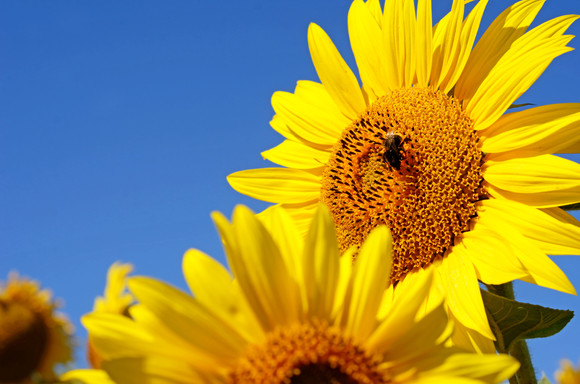
#> input picture 图像的基本操作/figure.jpeg, 580 x 384 px
$ jupyter execute --allow-errors 02.ipynb   (shell and % lines are left out)
#> lines starting #> are read from the running program, lines starting #| are printed output that depends on the picture
## 图像处理-2

[cell 1]
import cv2
import numpy as np
import matplotlib.pyplot as plt

[cell 2]
def cv_show(img, name):
    cv2.imshow(name, img)
    cv2.waitKey(0)
    cv2.destroyAllWindows()

```python
cv2.calcHist(images, channels, mask, histSize, ranges)
```
- images: 原图像格式为 uint8 或 float32. 当传入函数时，应用 [] 括起来
- channels: 如果传入的图是灰度图，他的值为[0]； 如果是彩色图像，则可以传入[0][1][2]，分别对应这 BGR
- mask: 掩膜图像。统计整幅图像的直方图就设为 None；但如果是统计图像莫一部分的直方图，就制作一个掩膜并使用他
- histSize: BIN 的数目。也应用中括号括起来
- ranges: 像素的范围常为：[0, 256]

[cell 3]
img = cv2.imread('figure.jpeg', 0)
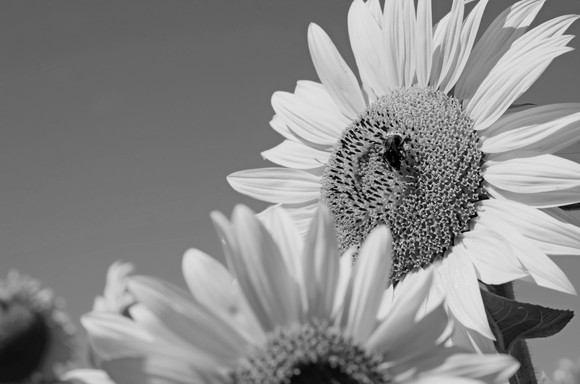
#> img: shape (384, 580); min 0, max 237, mean 137.4
hist = cv2.calcHist([img], [0], None, [256], [0, 256])
#> hist = 256 values, max 4932 at index 103, min 0 at index 232, mean 870
hist.shape
#> Out = (256, 1)

[cell 4]
plt.hist(img.ravel(), 256)
plt.show()
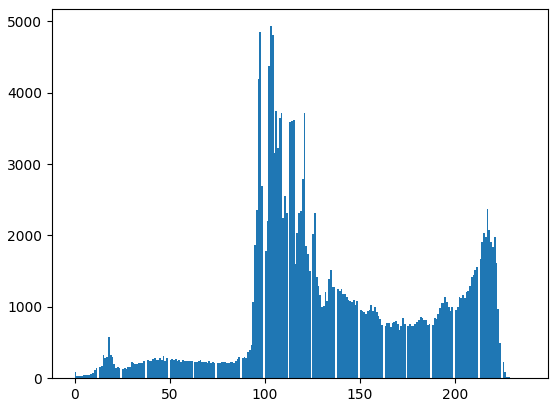
#> figure drawn by matplotlib, 1 panel; tallest bar 4932 high, from x = 102.8 to 103.7

[cell 5]
img = cv2.imread('lena.png')
color = ('b', 'g', 'r')
#> (the rest of this cell did not finish here and is left out)

### mask 操作

#> (a cell that did not finish here is left out)

[cell 7]
img = cv2.imread('lena.png', 0)
cv_show(img, 'img')

#> (a cell that did not finish here is left out)

[cell 9]
hist_full = cv2.calcHist([img], [0], None, [256], [0,256])
#> hist_full = 256 values from 0 to 0
#> (the rest of this cell did not finish here and is left out)

#> (a cell that did not finish here is left out)

### 直方图均衡化

[cell 11]
img = cv2.imread('figure.jpeg', 0)
plt.hist(img.ravel(), 256)
plt.show()

[cell 12]
equ = cv2.equalizeHist(img)
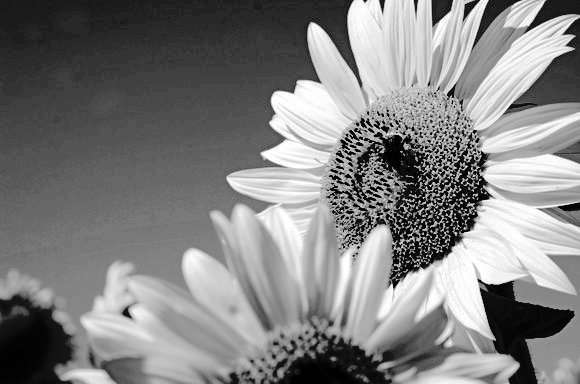
#> equ: shape (384, 580); min 0, max 255, mean 128.6
plt.hist(equ.ravel(), 256)
plt.show()
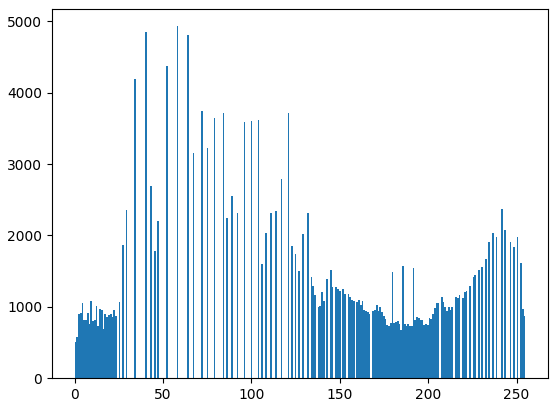
#> figure drawn by matplotlib, 1 panel; tallest bar 4932 high, from x = 57.77 to 58.77

[cell 13]
res = np.hstack((img, equ))
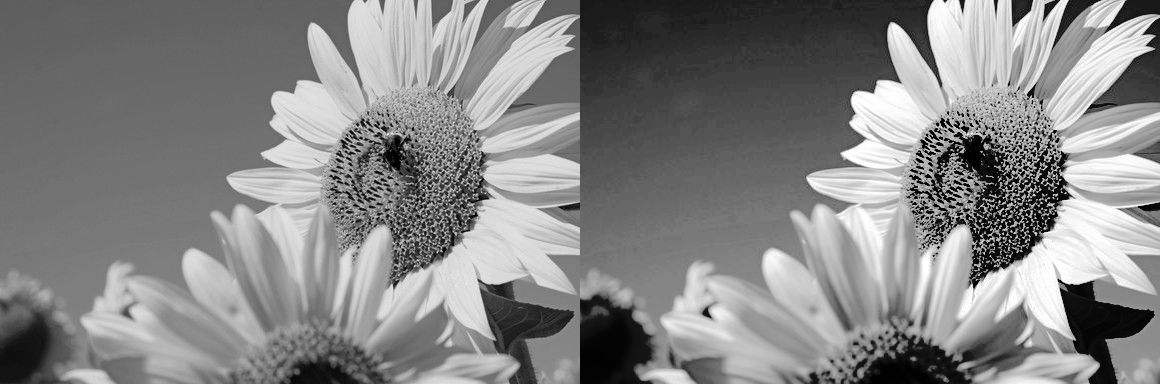
#> res: shape (384, 1160); min 0, max 255, mean 133
cv_show(res, 'res')

### 自适应直方图均衡化

[cell 14]
clahe = cv2.createCLAHE(clipLimit=2.0, tileGridSize=(8,8))

[cell 15]
res_clahe = clahe.apply(img)
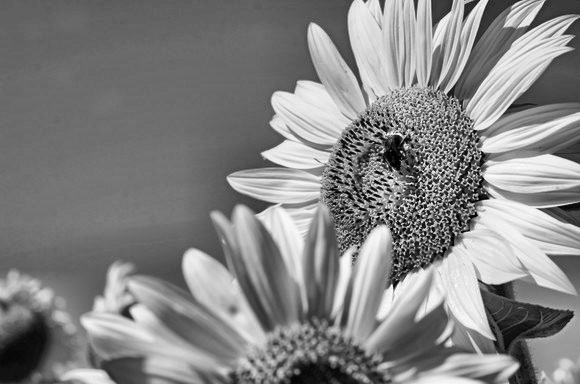
#> res_clahe: shape (384, 580); min 0, max 253, mean 131.7
res = np.hstack((img, equ, res_clahe))
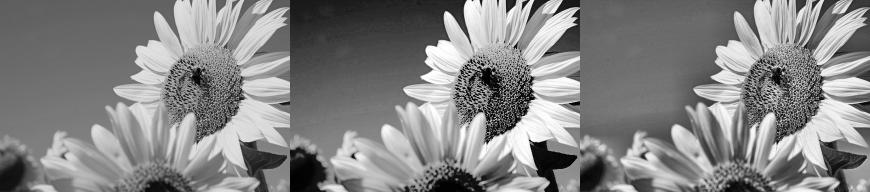
#> res: shape (384, 1740) (shown at 1/2 size); min 0, max 255, mean 132.6
cv_show(res, 'res')

## 傅里叶变换
- 高频：变换剧烈的灰度分量，例如边界
- 低频：变换缓慢的灰度分量

## 滤波
- 低通滤波器：只保留低频，会使图像模糊
- 高频滤波器：只保留高频，会使得图像的细节增强

- opencv 中主要就是 cv2.dft() 和 cv2.idft()，输入图像需要先转换成 np.float32格式
- 得到的结果中频率为0的部分会在左上角，通常要转换到中心的位置，可以通过shift变换来实现
- cv2.dft()返回的结果是双通道的（实部，虚部），通常还需要转换成图像格式才能展示（0,255）

[cell 16]
img = cv2.imread('lena.png', 0)

img_float32 = np.float32(img)
#> img_float32 = nan

#> (the rest of this cell did not finish here and is left out)

$ run again, with 图像的基本操作/sky.jpeg copied over 图像的基本操作/figure.jpeg
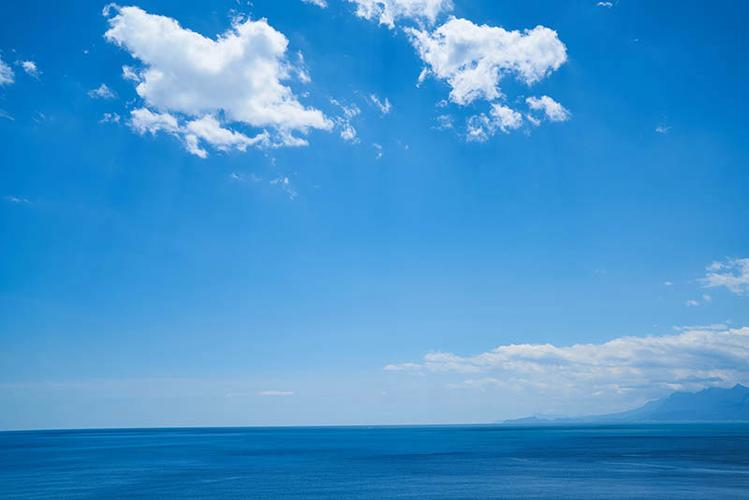
#> input picture 图像的基本操作/sky.jpeg, 749 x 500 px
#> hist = 256 values, max 5663 at index 132, min 0 at index 0, mean 1462.9
#> `plt.show()`:
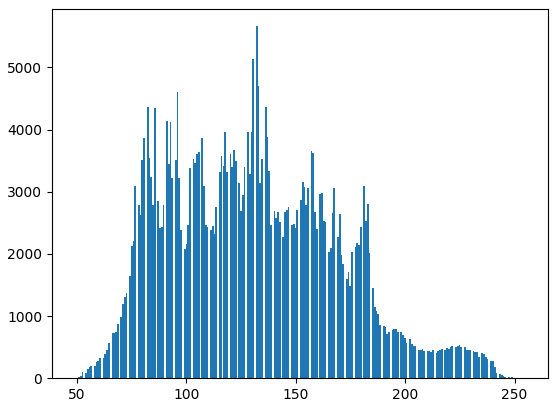
#> figure drawn by matplotlib, 1 panel; tallest bar 5663 high, from x = 131.9 to 132.7
#> hist_full = 256 values from 0 to 0
#> `res = np.hstack((img, equ, res_clahe))`:
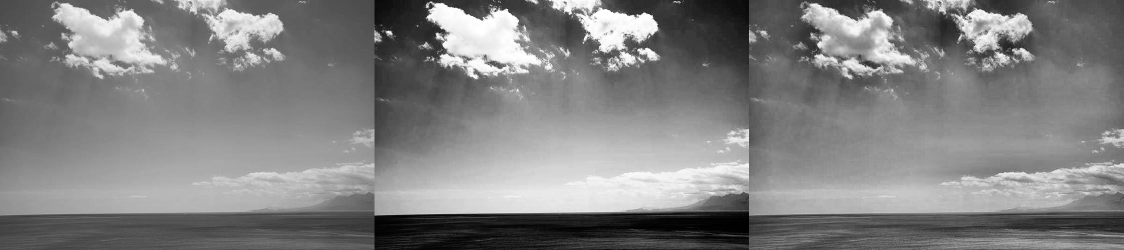
#> res: shape (500, 2247) (shown at 1/2 size); min 0, max 255, mean 129.2
#> img_float32 = nan
